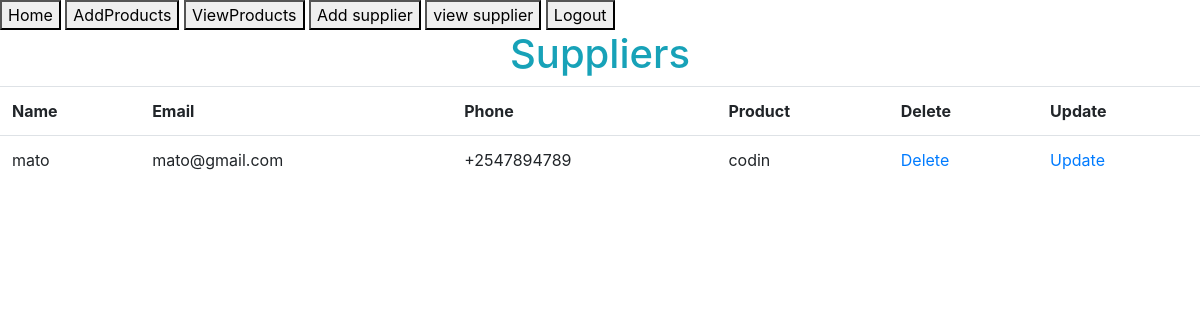
/supplier/ (signed in), run on the app's committed database.
### afternoonDjangoRegistration/models.py (models this page shows)
class Supplier(models.Model):
    sup_name = models.CharField(max_length=30, blank=False, null=False)
    sup_email = models.EmailField(max_length=30, blank=False, null=False)
    sup_phone = models.CharField(max_length=30, blank=False, null=False)
    sup_product = models.CharField(max_length=30, blank=False, null=False)

### afternoonDjangoRegistration/views.py (the view)
# urls.py: path('supplier/', general_views.view_suppliers, name='supplier'),
@login_required
def view_suppliers(request):
    supplier = Supplier.objects.all
    return render(request, 'supplier.html', {'supplier': supplier} )

### templates/supplier.html
{% extends 'base.html' %}
{% block content %}
    <section class="supplies-section">
        <div class="supplier-section-container">
            <h1 class="text-info text-center">Suppliers</h1>
            <table class="table">
                <tr>
                    <th>Name</th>
                    <th>Email</th>
                    <th>Phone</th>
                    <th>Product</th>
                    <th>Delete</th>
                    <th>Update</th>
                </tr>
                {% for supplier in supplier %}
                <tr>
                    <td>{{ supplier.sup_name }}</td>
                    <td>{{ supplier.sup_email }}</td>
                    <td>{{ supplier.sup_phone }}</td>
                    <td>{{ supplier.sup_product }}</td>
                    <td><a href="/delete-supplier/{{ supplier.id }}">Delete</a></td>
                    <td><a href="/update-supplier/{{ supplier.id }}">Update</a></td>
                </tr>
                {% endfor %}
            </table>
        </div>
    </section>
{% endblock %}

### data on the page
Supplier: sup_name "mato", sup_email "mato@gmail.com", sup_phone "+2547894789", sup_product "codin"
